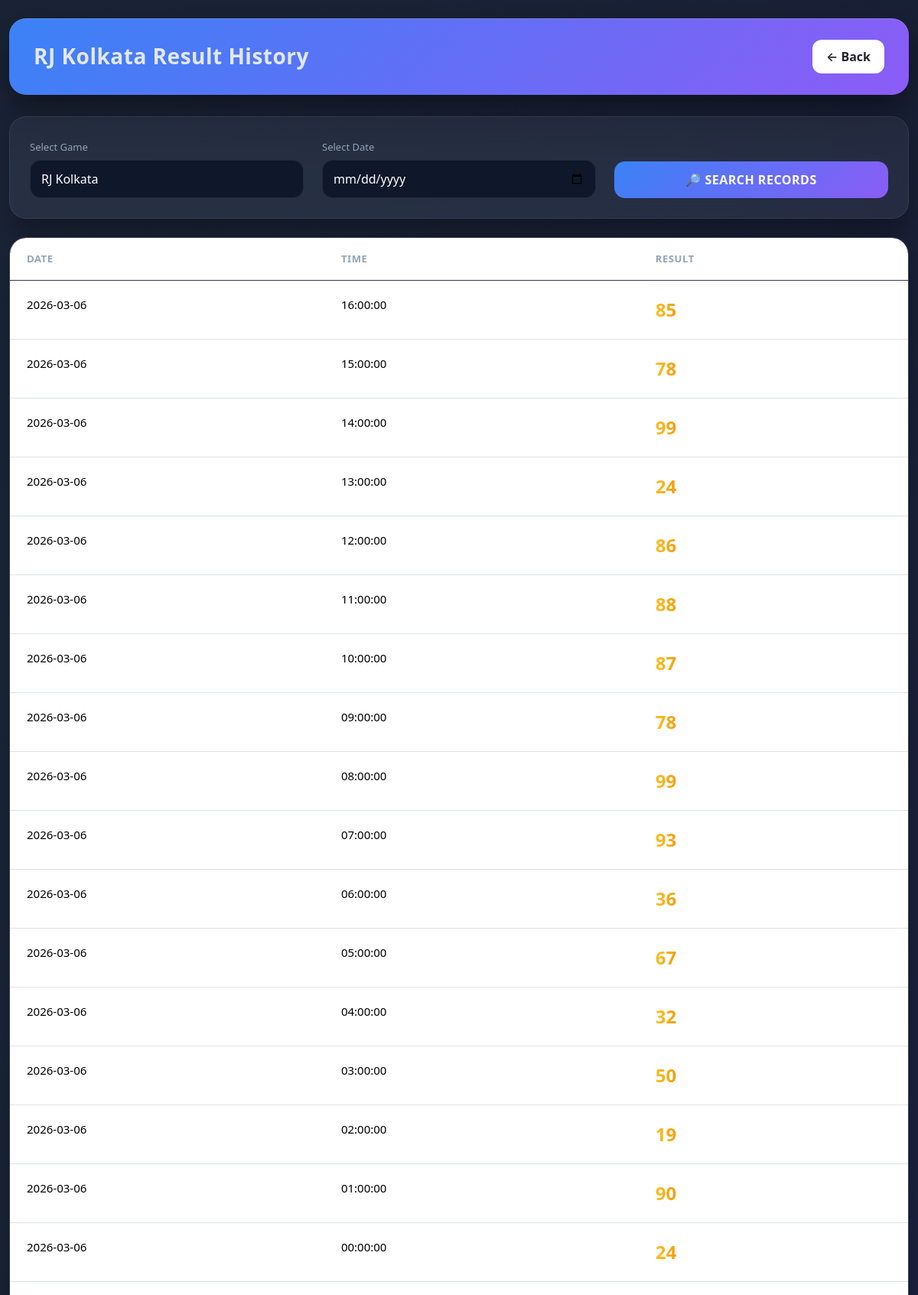
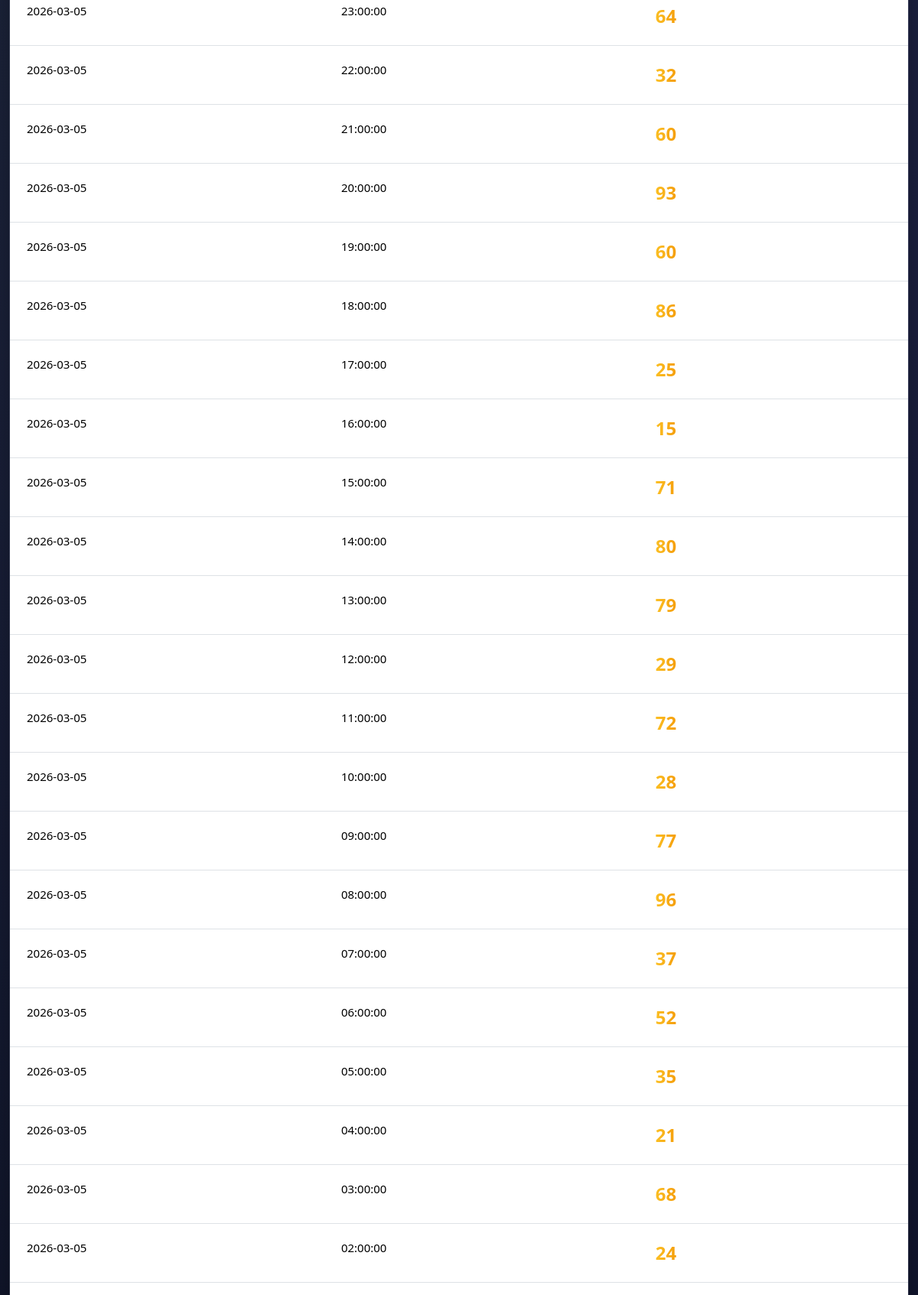
The app's page /game-history.php?game_id=3 (upper part) with its own data (2 pictures, top to bottom).
### tables this page shows
CREATE TABLE `games` (
  `id` int(6) UNSIGNED NOT NULL,
  `name` varchar(100) NOT NULL,
  `game_type` enum('Datewise','Timewise') DEFAULT 'Datewise',
  `time_slot` varchar(100) DEFAULT NULL,
  `interval_mins` int(11) DEFAULT 30,
  `logo_path` varchar(255) DEFAULT NULL,
  `last_modified` timestamp NOT NULL DEFAULT current_timestamp() ON UPDATE current_timestamp()
);

CREATE TABLE `results` (
  `id` int(6) UNSIGNED NOT NULL,
  `game_id` int(6) UNSIGNED DEFAULT NULL,
  `lock_date` date NOT NULL,
  `lock_time` time NOT NULL,
  `lock_value` varchar(50) NOT NULL,
  `last_modified` timestamp NOT NULL DEFAULT current_timestamp() ON UPDATE current_timestamp()
);

### game-history.php (the view, shortened to what this page needs)
<?php
require_once 'db.php';
$selected_game = isset($_GET['game_id']) ? (int)$_GET['game_id'] : 0;
$selected_date = isset($_GET['date']) ? $_GET['date'] : '';
$games = $conn->query("SELECT id,name FROM games ORDER BY name ASC")->fetchAll();
$game_name = "Result History";
if($selected_game){
    $stmt = $conn->prepare("SELECT name FROM games WHERE id=?");
    $stmt->execute([$selected_game]);
    $g = $stmt->fetch();
    if($g){
        $game_name = $g['name']." Result History";
    }
}
$where = [];
$params = [];
if($selected_game){
    $where[] = "game_id=?";
    $params[] = $selected_game;
}
$where_sql = count($where) ? ("WHERE ".implode(" AND ",$where)) : "";
$stmt = $conn->prepare("
SELECT lock_date, lock_time, lock_value
FROM results
$where_sql
ORDER BY lock_date DESC, lock_time DESC
LIMIT 100
");
$stmt->execute($params);
$results = $stmt->fetchAll();
?>
<!DOCTYPE html>
<html>
<head>
<link href="https://cdn.jsdelivr.net/npm/bootstrap@5.3.3/dist/css/bootstrap.min.css" rel="stylesheet">
</head>
<body>
<div class="container py-4">
    <div class="page-header d-flex justify-content-between align-items-center flex-wrap gap-3">
        <h3 class="page-title"><?=$game_name?></h3>
        <a href="index.php" class="btn btn-back">← Back</a>
    </div>
    <div class="glass filter-card mb-4">
        <form method="get" class="row g-4 align-items-end">
            <div class="col-md-4">
                <label class="form-label">Select Game</label>
                <select name="game_id" class="form-select">
                    <?php foreach($games as $game): ?>
                        <option value="<?=$game['id']?>"
                            <?=$selected_game==$game['id']?'selected':''?>>
                            <?=$game['name']?>
                        </option>
                    <?php endforeach; ?>
                </select>
            </div>
            <div class="col-md-4">
                <label class="form-label">Select Date</label>
                <input type="date" name="date" value="<?=$selected_date?>" class="form-control">
            </div>
            <div class="col-md-4 d-grid">
                <button class="btn-search">🔎 SEARCH RECORDS</button>
            </div>
        </form>
    </div>
    <div class="glass table-wrap">
        <table class="table">
            <thead>
                <tr>
                    <th style="width:35%">Date</th>
                    <th style="width:35%">Time</th>
                    <th style="width:30%">Result</th>
                </tr>
            </thead>
            <tbody>
            <?php if(count($results)>0): ?>
                <?php foreach($results as $r): ?>
                <tr>
                    <td><?=htmlspecialchars($r['lock_date'])?></td>
                    <td><?=htmlspecialchars($r['lock_time'])?></td>
                    <td><span class="result-value"><?=htmlspecialchars($r['lock_value'])?></span></td>
                </tr>
                <?php endforeach; ?>
            <?php else: ?>
                <tr>
                    <td colspan="3" class="empty">No records found</td>
                </tr>
            <?php endif; ?>
            </tbody>
        </table>
    </div>
</div>
</body>
</html>

### game-history.php (style rules this page uses)
:root { --bg:#0b1220; --bg-soft:#0f172a; --card:rgba(255,255,255,0.05); --border:rgba(255,255,255,0.08); --accent:#3b82f6; --accent2:#8b5cf6; --success:#22c55e; --text:#e2e8f0; --muted:#94a3b8; }
* { box-sizing:border-box }
body { margin:0; background: radial-gradient(circle at 10% 10%, #1e293b 0%, transparent 40%), radial-gradient(circle at 90% 20%, #1e1b4b 0%, transparent 40%), var(--bg); color:var(--text); font-family: ui-sans-serif, system-ui, -apple-system, Segoe UI, Roboto, Arial; }
.container { max-width:1200px }
.page-header { background: linear-gradient(135deg,var(--accent),var(--accent2)); padding:28px 32px; border-radius:22px; margin-bottom:28px; box-shadow: 0 20px 50px rgba(0,0,0,0.45), inset 0 1px 0 rgba(255,255,255,0.15); }
.page-title { font-size:28px; font-weight:800; letter-spacing:.5px; margin:0; }
.btn-back { background:#fff; border:none; border-radius:12px; padding:10px 18px; font-weight:600; }
.glass { background:var(--card); backdrop-filter: blur(18px); border:1px solid var(--border); border-radius:22px; box-shadow:0 20px 40px rgba(0,0,0,0.35); }
.filter-card { padding:26px; }
.form-label { font-size:13px; color:var(--muted); margin-bottom:6px; }
.form-control,.form-select { background:var(--bg-soft); border:1px solid var(--border); color:#fff; border-radius:14px; padding:12px 14px; }
.btn-search { border:none; border-radius:14px; padding:12px; font-weight:700; background:linear-gradient(135deg,var(--accent),var(--accent2)); color:#fff; letter-spacing:.5px; }
.table-wrap { overflow:hidden; border-radius:22px; }
.table { margin:0; color:#fff; }
.table thead { background:rgba(255,255,255,0.04); backdrop-filter: blur(8px); }
.table th { border:none; padding:18px 22px; font-size:13px; letter-spacing:.6px; text-transform:uppercase; color:var(--muted); }
.table td { border-top:1px solid rgba(255,255,255,.04); padding:20px 22px; font-size:15px; }
.table tbody tr { transition:.25s; }
.result-value { font-size:24px; font-weight:900; background:linear-gradient(90deg,#fbbf24,#f59e0b); -webkit-background-clip:text; -webkit-text-fill-color:transparent; }

### records on screen
games: name "RJ Kolkata Result History"
results: lock_date "2026-03-06", lock_time "16:00:00", lock_value "85"
results: lock_date "2026-03-06", lock_time "15:00:00", lock_value "78"
results: lock_date "2026-03-06", lock_time "14:00:00", lock_value "99"
results: lock_date "2026-03-06", lock_time "13:00:00", lock_value "24"
results: lock_date "2026-03-06", lock_time "12:00:00", lock_value "86"
results: lock_date "2026-03-06", lock_time "11:00:00", lock_value "88"
results: lock_date "2026-03-06", lock_time "10:00:00", lock_value "87"
results: lock_date "2026-03-06", lock_time "09:00:00", lock_value "78"
results: lock_date "2026-03-06", lock_time "08:00:00", lock_value "99"
results: lock_date "2026-03-06", lock_time "07:00:00", lock_value "93"
results: lock_date "2026-03-06", lock_time "06:00:00", lock_value "36"
results: lock_date "2026-03-06", lock_time "05:00:00", lock_value "67"
results: lock_date "2026-03-06", lock_time "04:00:00", lock_value "32"
results: lock_date "2026-03-06", lock_time "03:00:00", lock_value "50"
results: lock_date "2026-03-06", lock_time "02:00:00", lock_value "19"
results: lock_date "2026-03-06", lock_time "01:00:00", lock_value "90"
results: lock_date "2026-03-06", lock_time "00:00:00", lock_value "24"
results: lock_date "2026-03-05", lock_time "23:00:00", lock_value "64"
results: lock_date "2026-03-05", lock_time "22:00:00", lock_value "32"
results: lock_date "2026-03-05", lock_time "21:00:00", lock_value "60"
results: lock_date "2026-03-05", lock_time "20:00:00", lock_value "93"
results: lock_date "2026-03-05", lock_time "19:00:00", lock_value "60"
results: lock_date "2026-03-05", lock_time "18:00:00", lock_value "86"
results: lock_date "2026-03-05", lock_time "17:00:00", lock_value "25"
results: lock_date "2026-03-05", lock_time "16:00:00", lock_value "15"
results: lock_date "2026-03-05", lock_time "15:00:00", lock_value "71"
results: lock_date "2026-03-05", lock_time "14:00:00", lock_value "80"
results: lock_date "2026-03-05", lock_time "13:00:00", lock_value "79"
results: lock_date "2026-03-05", lock_time "12:00:00", lock_value "29"
results: lock_date "2026-03-05", lock_time "11:00:00", lock_value "72"
results: lock_date "2026-03-05", lock_time "10:00:00", lock_value "28"
results: lock_date "2026-03-05", lock_time "09:00:00", lock_value "77"
results: lock_date "2026-03-05", lock_time "08:00:00", lock_value "96"
results: lock_date "2026-03-05", lock_time "07:00:00", lock_value "37"
results: lock_date "2026-03-05", lock_time "06:00:00", lock_value "52"
results: lock_date "2026-03-05", lock_time "05:00:00", lock_value "35"
results: lock_date "2026-03-05", lock_time "04:00:00", lock_value "21"
results: lock_date "2026-03-05", lock_time "03:00:00", lock_value "68"
results: lock_date "2026-03-05", lock_time "02:00:00", lock_value "24"

### other values on screen
form field game_id "RJ Kolkata"
